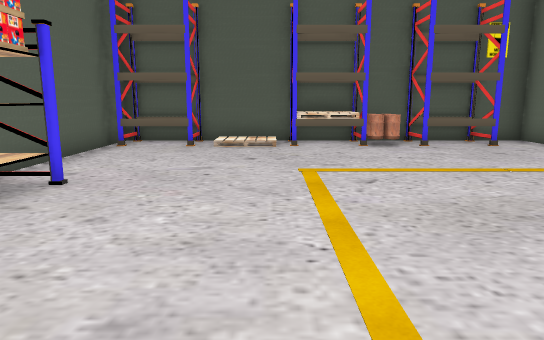
[1] (above)

13 first-person views from a walk through a scene from a Unity 3-D project. The camera is 1.3 m above the floor, tilts 10° down and sees 70° across. The floor is counted in squares, 1 m on a side. Each view is taken from the middle of a square. On the plan, view 1 faces up. The plan holds only what a view shows up to about 16 squares ahead; the rest is blank. The place goes on beyond the plan. The player is left out.

[2]
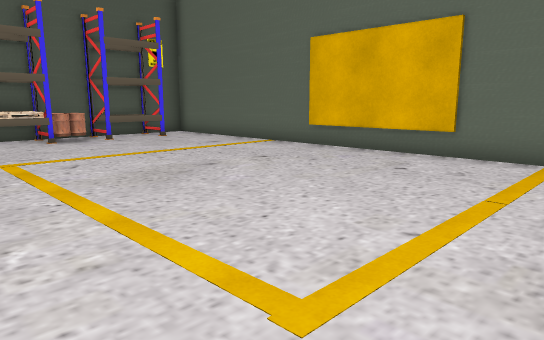

[3]
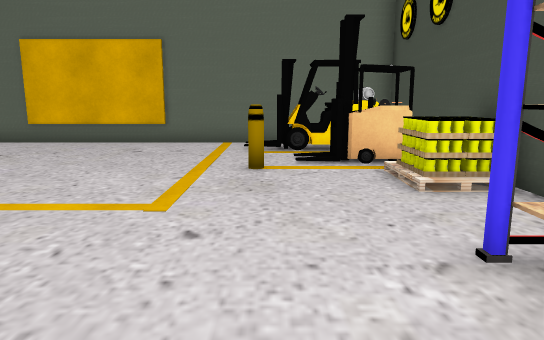

[4]
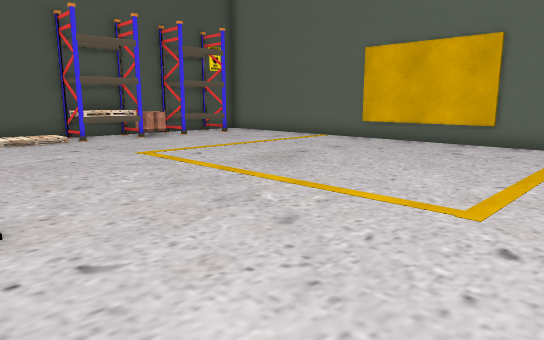

[5]
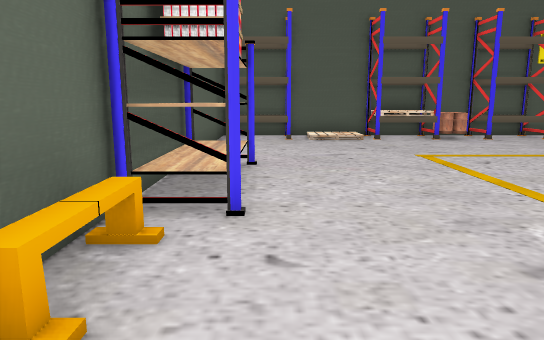

[6]
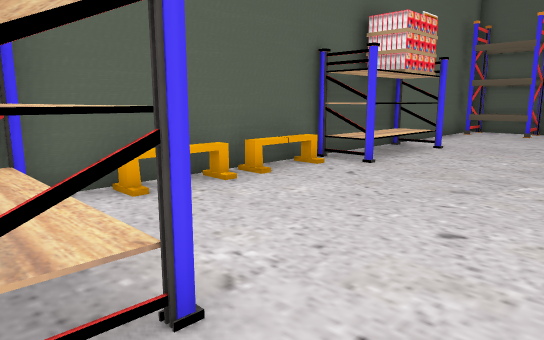

[7]
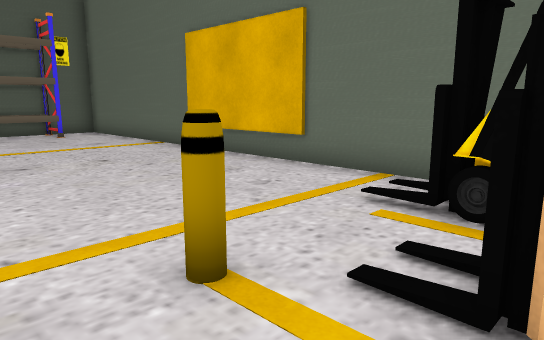

[8]
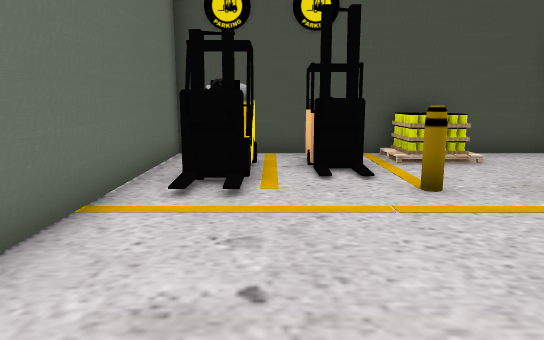

[9]
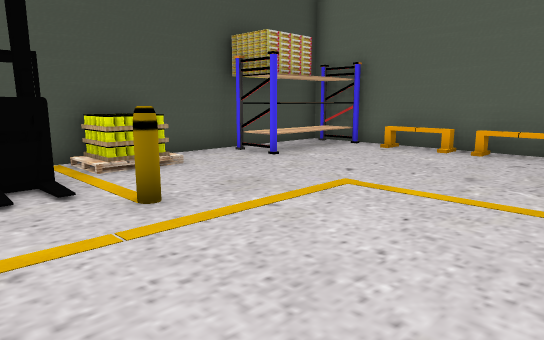

[10]
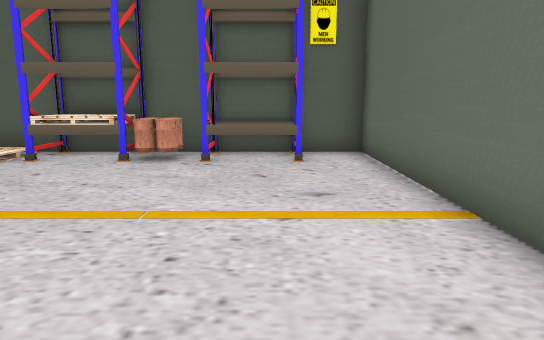

[11]
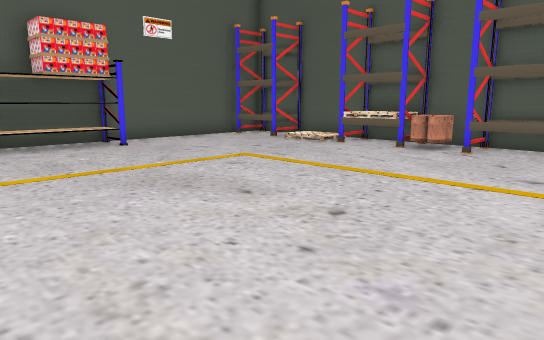

[12]
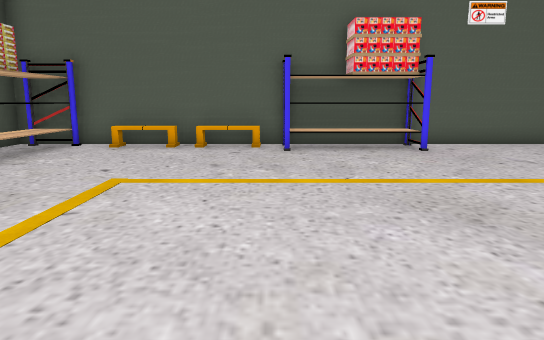

[13]
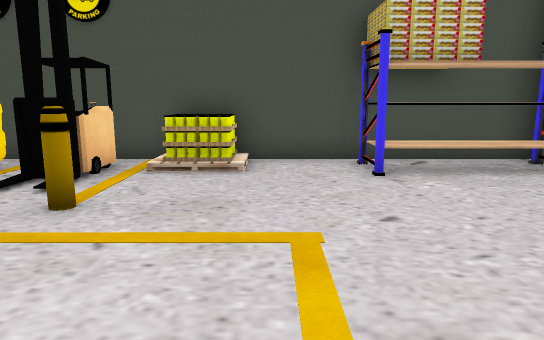

### Floor plan
Points are (right, up) in squares from view 1. A wall is a line through its corners. A room is listed if a view was taken in it or the views show most of it. See-through windows are left out.
Room 1 (views 1, 2, 3, 4, 5, 6, 7, 8, 9, 10, 11, 12, 13)
walls: (-3.3, 6) (-4.9, 6); (-3.4, 6.2) (-3.4, 2.4) (-4.9, 2.4); (6.7, 11.5) (4.5, 11.5) (4.5, 13); (-2.4, 13) (-2.4, 11.5) (-4.6, 11.5); (-4.8, -3.8) (-0.8, -3.8) (-0.8, -5.2); (8.3, 13) (-4.9, 13) (-4.9, -5.7) (8.3, -5.7) (8.3, 13)
objects: other object (-4, -3); other object (-4, 2); other object (1, 12) to (2, 12); other object (2, -5) to (3, -5); other object (3, 12) to (4, 12); other object (4, -5) to (5, -4); other object (4, -2); other object (7, -5) to (7, -2)

Where each view was taken, in squares from view 1:
view 1: 0 up, 0 right, facing up
view 2: 2 down, 1 left, facing up-right
view 3: 2 down, 4 left, facing right
view 4: 2 down, 4 left, facing up-right
view 5: 2 down, 3 left, facing up
view 6: 5 down, 1 right, facing up-left
view 7: 4 down, 2 right, facing up-right
view 8: 4 up, 6 right, facing down
view 9: 3 up, 6 right, facing down-left
view 10: 3 up, 6 right, facing up
view 11: 1 up, 8 right, facing up-left
view 12: 2 up, 7 right, facing left
view 13: 3 up, 1 right, facing down
